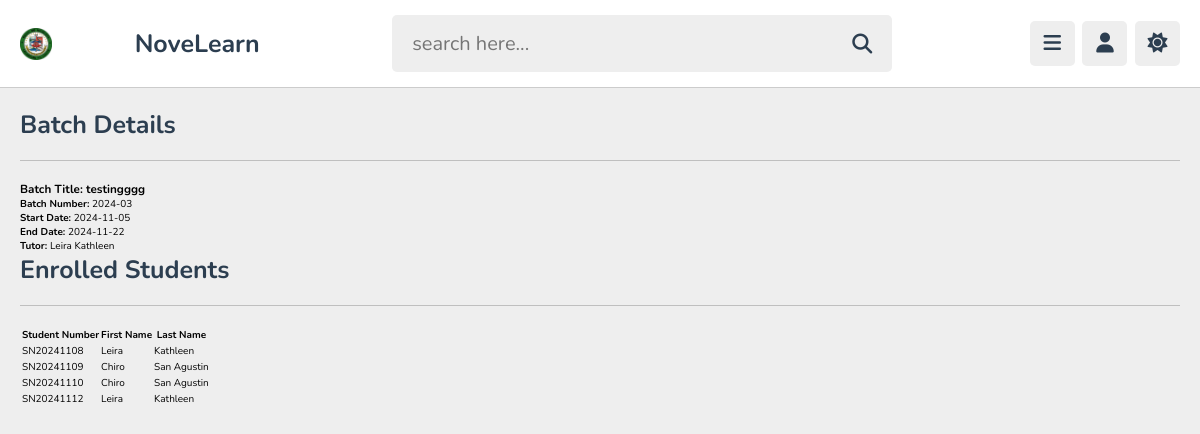
Page /admin/view_batch.php?batch_id=0SIVSoGwkvYqLZjRsgVP on the committed database.
### tables this page shows
CREATE TABLE `batch` (
  `id` varchar(20) NOT NULL,
  `course_id` varchar(20) NOT NULL,
  `batch_number` varchar(20) NOT NULL,
  `title` varchar(100) NOT NULL,
  `start` date NOT NULL,
  `end` date NOT NULL,
  `tutor_id` varchar(20) NOT NULL,
  `course` varchar(50) NOT NULL
);

CREATE TABLE `tutors` (
  `id` varchar(20) NOT NULL,
  `teacher_number` varchar(20) NOT NULL,
  `fname` varchar(50) NOT NULL,
  `mname` varchar(50) NOT NULL,
  `lname` varchar(50) NOT NULL,
  `dob` date NOT NULL,
  `address` varchar(100) NOT NULL,
  `profession` varchar(50) NOT NULL,
  `email` varchar(50) NOT NULL,
  `contactnum` varchar(50) NOT NULL,
  `password` varchar(50) NOT NULL,
  `image` varchar(100) NOT NULL
);

CREATE TABLE `users` (
  `id` varchar(20) NOT NULL,
  `fname` varchar(50) NOT NULL,
  `mname` varchar(50) NOT NULL,
  `lname` varchar(50) NOT NULL,
  `dob` date NOT NULL,
  `address` varchar(100) NOT NULL,
  `email` varchar(50) NOT NULL,
  `contactnum` varchar(50) NOT NULL,
  `student_number` varchar(20) NOT NULL,
  `password` varchar(50) NOT NULL,
  `image` varchar(100) NOT NULL,
  `batch_number` varchar(10) NOT NULL
);

### admin/view_batch.php (the view, shortened to what this page needs)
<?php
include '../components/connect.php';
if (isset($_GET['batch_id'])) {
    $batch_id = $_GET['batch_id'];
    $batch_id = filter_var($batch_id, FILTER_SANITIZE_STRING);
    $select_batch = $conn->prepare("SELECT * FROM batch WHERE id = ? LIMIT 1");
    $select_batch->execute([$batch_id]);
    if ($select_batch->rowCount() > 0) {
        $batch_details = $select_batch->fetch(PDO::FETCH_ASSOC);
        $select_tutor = $conn->prepare("SELECT fname, lname FROM tutors WHERE id = ?");
        $select_tutor->execute([$batch_details['tutor_id']]);
        $tutor_details = $select_tutor->fetch(PDO::FETCH_ASSOC);
        $select_students = $conn->prepare("
        SELECT u.student_number AS student_number, u.fname, u.lname
        FROM enrollments e
        JOIN users u ON e.student_number = u.student_number
        WHERE e.batch_number = ?
    ");
        $select_students->execute([$batch_details['batch_number']]);
        $students = $select_students->fetchAll(PDO::FETCH_ASSOC);
    } else {
        $error = "Batch not found.";
    }
} else {
    header('location:batch.php');
    exit;
}
?>
<!DOCTYPE html>
<html lang="en">
<head>
    <link rel="stylesheet" href="https://cdnjs.cloudflare.com/ajax/libs/font-awesome/6.2.0/css/all.min.css">
    <link rel="stylesheet" href="../css/admin_style.css">
</head>
<body>
<?php include '../components/teacher_header.php'; ?>
<section class="playlist-form">
    <h1 class="heading">Batch Details</h1>
    <?php if (isset($error)) { ?>
        <p class="error"><?= $error; ?></p>
    <?php } else { ?>
        <div class="details">
            <h3>Batch Title: <?= htmlspecialchars($batch_details['title']); ?></h3>
            <p><strong>Batch Number:</strong> <?= htmlspecialchars($batch_details['batch_number']); ?></p>
            <p><strong>Start Date:</strong> <?= htmlspecialchars($batch_details['start']); ?></p>
            <p><strong>End Date:</strong> <?= htmlspecialchars($batch_details['end']); ?></p>
            <p><strong>Tutor:</strong> <?= htmlspecialchars($tutor_details['fname'] . ' ' . $tutor_details['lname']); ?></p>
        </div>
        <h2 class="heading">Enrolled Students</h2>
        <?php if (count($students) > 0) { ?>
            <table>
                <thead>
                    <tr>
                        <th>Student Number</th>
                        <th>First Name</th>
                        <th>Last Name</th>
                    </tr>
                </thead>
                <tbody>
                    <?php foreach ($students as $student) { ?>
                        <tr>
                            <td><?= htmlspecialchars($student['student_number']); ?></td>
                            <td><?= htmlspecialchars($student['fname']); ?></td>
                            <td><?= htmlspecialchars($student['lname']); ?></td>
                        </tr>
                    <?php } ?>
                </tbody>
            </table>
        <?php } else { ?>
            <p>No students enrolled in this batch.</p>
        <?php } ?>
    <?php } ?>
</section>
</body>
</html>

### css/admin_style.css (style rules this page uses)
:root { --main-color:#2D452F; --red:#e74c3c; --oragen:#f39c12; --white:#fff; --black:#2c3e50; --light-color:#888; --light-bg:#eee; --border:.1rem solid rgba(0,0,0,.2); }
* { font-family: 'Nunito', sans-serif; margin: 0; padding: 0; box-sizing: border-box; outline: none; border: none; text-decoration: none; }
html { font-size: 62.5%; overflow-x: hidden; }
body { background-color: var(--light-bg); padding-left: 30rem; }
section { padding:2rem; max-width: 1200px; margin: 0 auto; }
.heading { padding-bottom: 1.8rem; border-bottom: var(--border); font-size: 2.5rem; color: var(--black); text-transform: capitalize; margin-bottom: 2rem; }
@media (max-width:1200px) { body { padding-left: 0; } }

### rows in the picture
batch: title "testingggg", batch_number "2024-03", start "2024-11-05", end "2024-11-22"
tutors: fname+lname "Leira Kathleen"
users: student_number "SN20241108", fname "Leira", lname "Kathleen"
users: student_number "SN20241109", fname "Chiro", lname "San Agustin"
users: student_number "SN20241110", fname "Chiro", lname "San Agustin"
users: student_number "SN20241112", fname "Leira", lname "Kathleen"
